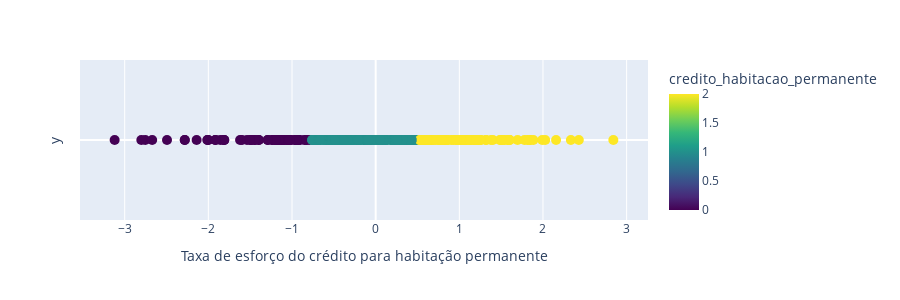

Write notebook code for a chart like this one.
### Code cell
clustered_df = aplicar_kmeans(only_municipalities_df,3,nome_cluster='credito_habitacao_permanente')
save_clustered_df_to_csv(clustered_df,"csv_files/", "2_Taxa de esforço do crédito para habitação permanente.csv")

### Figure 1 — Plotly figure (JSON) as saved in the notebook; plotly's stock layout.template omitted (floating-point values rounded to 4 significant figures; data arrays with more than 128 entries replaced by an {"elided": "..."} marker saying what was removed)
{"data": [{"customdata": {"elided": "308x3 mixed values"}, "hovertemplate": "valor=%{x}<br>y=%{y}<br>local=%{customdata[0]}<br>codigo=%{customdata[1]}<br>Taxa de esforço do crédito para habitação permanente=%{customdata[2]}<br>credito_habitacao_permanente=%{marker.color}<extra></extra>", "legendgroup": "", "marker": {"color": {"elided": "308 int values"}, "coloraxis": "coloraxis", "size": 10, "symbol": "circle"}, "mode": "markers", "name": "", "orientation": "v", "showlegend": false, "type": "scatter", "x": {"elided": "308 float values"}, "xaxis": "x", "y": {"elided": "308 int values"}, "yaxis": "y"}], "layout": {"coloraxis": {"colorbar": {"title": {"text": "credito_habitacao_permanente"}}, "colorscale": [[0, "#440154"], [0.1111, "#482878"], [0.2222, "#3e4989"], [0.3333, "#31688e"], [0.4444, "#26828e"], [0.5556, "#1f9e89"], [0.6667, "#35b779"], [0.7778, "#6ece58"], [0.8889, "#b5de2b"], [1, "#fde725"]]}, "height": 300, "legend": {"tracegroupgap": 0}, "margin": {"t": 60}, "xaxis": {"anchor": "y", "domain": [0, 1], "title": {"text": "Taxa de esforço do crédito para habitação permanente"}}, "yaxis": {"anchor": "x", "domain": [0, 1], "showgrid": false, "showticklabels": false, "title": {"text": "y"}}}}
